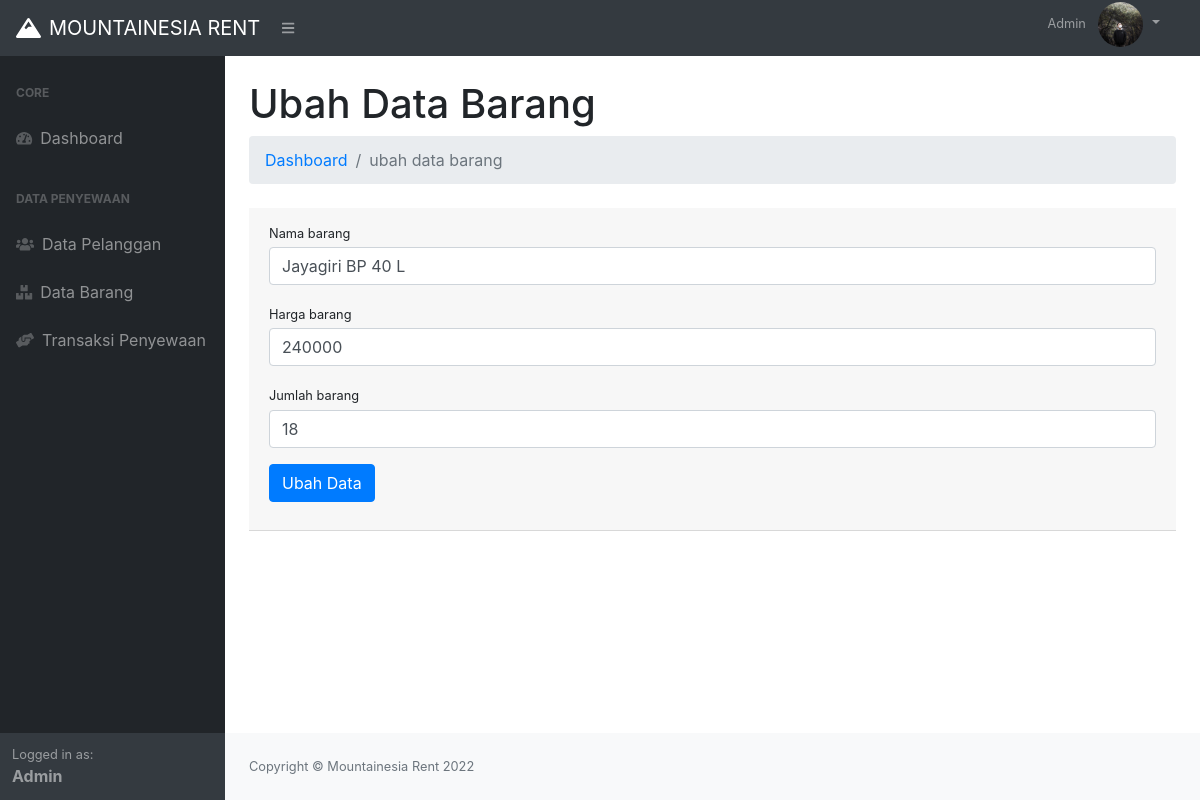
The page /index.php?p=barang&aksi=ubah&id=26 (signed in) on the database its author committed.
### tables this page shows
CREATE TABLE `tb_barang` (
  `idbarang` int(5) NOT NULL,
  `namabarang` varchar(20) NOT NULL,
  `harga` int(10) NOT NULL,
  `jumlah_barang` int(10) NOT NULL
);

### page/barang/ubah.php (the view, shortened to what this page needs)
<?php
$id_barang = $_GET['id'];
$sql = $conn->query("SELECT * FROM tb_barang WHERE idbarang = $id_barang") or die(mysqli_error($conn));
$pecahSql = $sql->fetch_assoc();
?>
<h1 class="mt-4">Ubah Data Barang</h1>
<ol class="breadcrumb mb-4">
    <li class="breadcrumb-item"><a href="index.php">Dashboard</a></li>
    <li class="breadcrumb-item active">ubah data barang</li>
</ol>
<div class="card-header mb-5">
    <form action="" method="post">
        <div class="form-group">
            <label class="small mb-1" for="nama_barang">Nama barang</label>
            <input class="form-control" id="nama_barang" name="nama_barang" type="text" placeholder="Masukan nama barang" value="<?= $pecahSql['namabarang']; ?>" />
        </div>
        <div class="form-group">
            <label class="small mb-1" for="harga_barang">Harga barang</label>
            <input class="form-control" id="harga_barang" name="harga_barang" type="text" value="<?= $pecahSql['harga']; ?>" placeholder="Masukan harga barang" />
        </div>
        <div class="form-group">
            <label class="small mb-1" for="jumlah_barang">Jumlah barang</label>
            <input class="form-control" value="<?= $pecahSql['jumlah_barang']; ?>" id="jumlah_barang" name="jumlah_barang" type="number" placeholder="Masukan jumlah barang" />
        </div>
        <div class="form-group">
            <button type="submit" class="btn btn-primary" name="ubah">Ubah Data</button>
        </div>
    </form>
</div>

### rows shown on the page
tb_barang: nama_barang "Jayagiri BP 40 L", harga_barang "240000", jumlah_barang "18"

### other values the page prints
$_SESSION['login']['nama'] "Admin"
